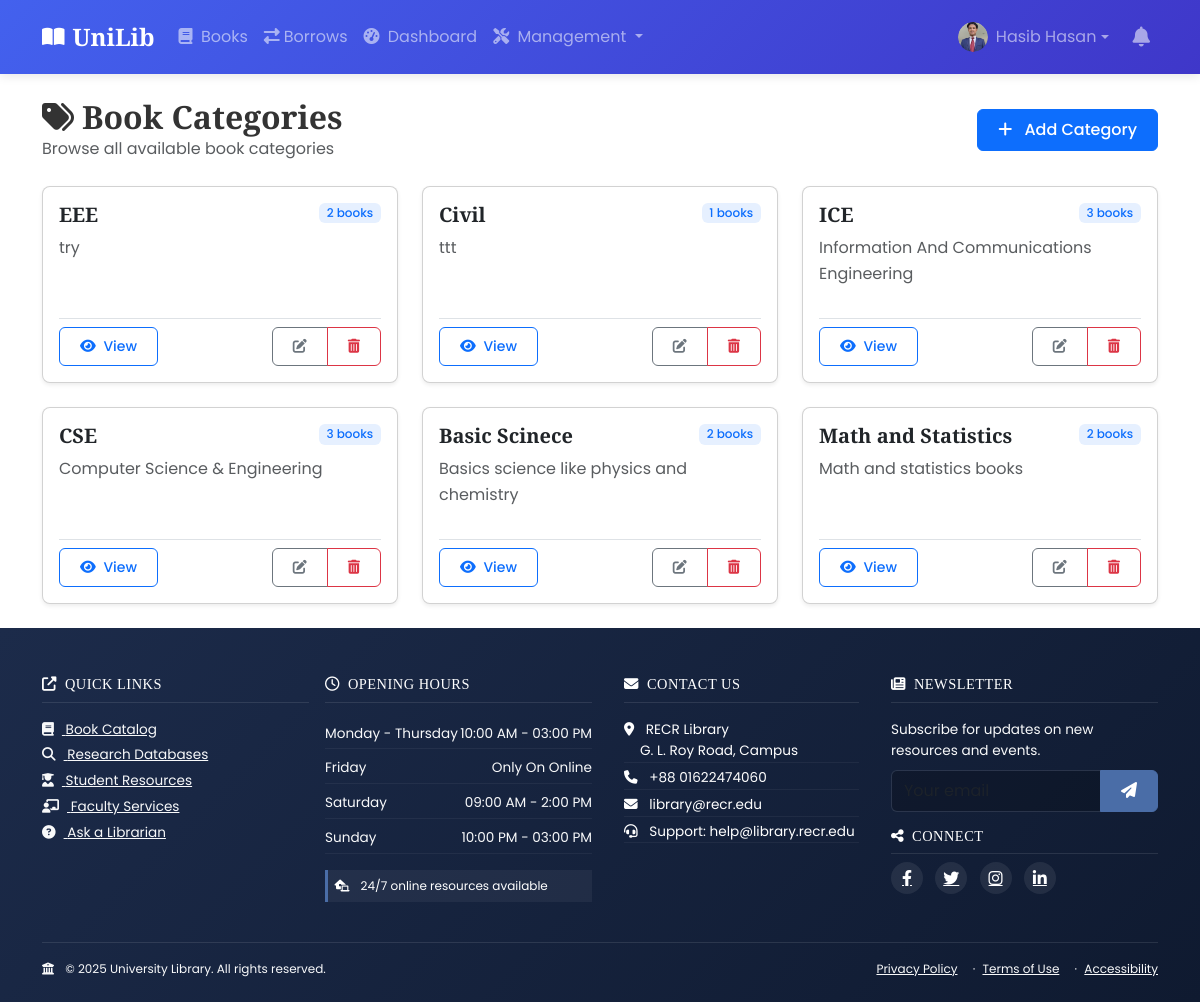
Screenshot of /books/categories/ (signed in) with the database file from the repository.
### accounts/models.py (models this page shows, shortened)
class User(AbstractUser):
    email = models.EmailField(unique=True)
    class Role(models.TextChoices):
        ADMIN = 'ADMIN', _('Admin')
        LIBRARIAN = 'LIBRARIAN', _('Librarian')
        STUDENT = 'STUDENT', _('Student')
        FACULTY = 'FACULTY', _('Faculty')
    role = models.CharField(max_length=10, choices=Role.choices, default=Role.STUDENT)
    university_id = models.CharField(max_length=20, unique=True)
    phone = models.CharField(max_length=15, blank=True)
    address = models.TextField(blank=True)
    profile_picture = models.ImageField(upload_to='profile_pics/', blank=True, null=True)
    def is_admin(self):
        return self.role == self.Role.ADMIN
    def is_librarian(self):
        return self.role == self.Role.LIBRARIAN
    def get_profile_picture(self):
        if self.profile_picture and hasattr(self.profile_picture, 'url'):
            return self.profile_picture.url
        return '/static/images/default_profile.png'

### books/models.py (models this page shows, shortened)
class Category(models.Model):
    name = models.CharField(max_length=100, unique=True)
    description = models.TextField(blank=True)

### books/views.py (the view)
# urls.py: path('categories/', CategoryListView.as_view(), name='category-list'),
class CategoryListView(ListView):
    model = Category
    template_name = 'books/category_list.html'
    context_object_name = 'categories'

### books/templates/books/category_list.html (shortened to what this page needs)
{% extends 'base.html' %}
{% block content %}
<div class="container py-4 animate__animated animate__fadeIn">
    <div class="d-flex justify-content-between align-items-center mb-4">
        <div>
            <h2 class="mb-0">
                <i class="fas fa-tags me-2"></i>Book Categories
            </h2>
            <p class="text-muted mb-0">Browse all available book categories</p>
        </div>
        {% if user.is_admin or user.is_librarian %}
        <a href="{% url 'category-create' %}" class="btn btn-primary">
            <i class="fas fa-plus me-2"></i> Add Category
        </a>
        {% endif %}
    </div>
    {% if categories %}
    <div class="row g-4">
        {% for category in categories %}
        <div class="col-lg-4 col-md-6">
            <div class="card shadow-sm hover-shadow h-100">
                <div class="card-body d-flex flex-column">
                    <div class="d-flex justify-content-between align-items-start mb-2">
                        <h5 class="card-title mb-0">{{ category.name }}</h5>
                        <span class="badge bg-primary bg-opacity-10 text-primary">
                            {{ category.book_set.count }} books
                        </span>
                    </div>
                    {% if category.description %}
                    <p class="card-text text-muted flex-grow-1">
                        {{ category.description|truncatewords:25 }}
                    </p>
                    {% endif %}
                    <div class="d-flex justify-content-between align-items-center mt-3 pt-2 border-top">
                        <a href="{% url 'category-detail' category.pk %}" class="btn btn-sm btn-outline-primary">
                            <i class="fas fa-eye me-1"></i> View
                        </a>
                        {% if user.is_admin or user.is_librarian %}
                        <div class="btn-group">
                            <a href="{% url 'category-update' category.pk %}" class="btn btn-sm btn-outline-secondary">
                                <i class="fas fa-edit"></i>
                            </a>
                            <a href="{% url 'category-delete' category.pk %}" class="btn btn-sm btn-outline-danger">
                                <i class="fas fa-trash-alt"></i>
                            </a>
                        </div>
                        {% endif %}
                    </div>
                </div>
            </div>
        </div>
        {% endfor %}
    </div>
    {% endif %}
</div>
{% endblock %}

### templates/base.html (shortened to what this page needs)
{% load static %}
<!DOCTYPE html>
<html lang="en">
<head>
    <link href="https://cdn.jsdelivr.net/npm/bootstrap@5.3.0/dist/css/bootstrap.min.css" rel="stylesheet">
    <link rel="stylesheet" href="https://cdnjs.cloudflare.com/ajax/libs/font-awesome/6.4.0/css/all.min.css">
    <link rel="stylesheet" href="https://cdnjs.cloudflare.com/ajax/libs/animate.css/4.1.1/animate.min.css"/>
    <link rel="stylesheet" href="{% static 'css/style.css' %}">
</head>
<body class="d-flex flex-column min-vh-100">
    <nav class="navbar navbar-expand-lg navbar-dark bg-gradient-primary">
        <div class="container">
            <a class="navbar-brand d-flex align-items-center" href="{% url 'home' %}">
                <i class="fas fa-book-open me-2"></i>
                <span class="brand-text">UniLib</span>
            </a>
            <div class="collapse navbar-collapse" id="navbarNav">
                <ul class="navbar-nav me-auto">
                    <li class="nav-item">
                        <a class="nav-link" href="{% url 'book-list' %}">
                            <i class="fas fa-book me-1"></i> Books
                        </a>
                    </li>
                    {% if user.is_authenticated %}
                    <li class="nav-item">
                        <a class="nav-link" href="{% url 'borrow-list' %}">
                            <i class="fas fa-exchange-alt me-1"></i>Borrows
                        </a>
                    </li>
                    <li class="nav-item">
                        <a class="nav-link" href="{% url 'dashboard' %}">
                            <i class="fas fa-tachometer-alt me-1"></i> Dashboard
                        </a>
                    </li>
                    {% if user.is_admin or user.is_librarian %}
                    <li class="nav-item dropdown">
                        <a class="nav-link dropdown-toggle" href="#" id="adminDropdown" role="button" data-bs-toggle="dropdown">
                            <i class="fas fa-tools me-1"></i> Management
                        </a>
                    </li>
                    {% endif %}
                    {% endif %}
                </ul>
                <ul class="navbar-nav">
                {% if user.is_authenticated %}
                <li class="nav-item dropdown me-2">
                    <a class="nav-link dropdown-toggle d-flex align-items-center" href="#" id="userDropdown" role="button" data-bs-toggle="dropdown">
                        <div class="avatar avatar-sm me-2">
                            <img src="{{ user.get_profile_picture }}" class="rounded-circle" alt="Profile">
                        </div>
                        <span class="d-none d-lg-inline">{{ user.get_full_name|default:user.username }}</span>
                    </a>
                </li>
                <li class="nav-item d-flex align-items-center">
                    <a class="nav-link position-relative" href="{% url 'notification-list' %}">
                        <i class="fas fa-bell fa-lg"></i>
                    </a>
                </li>
                {% endif %}
            </ul>
            </div>
        </div>
    </nav>
    <main class="flex-grow-1">
        {% block content %}{% endblock %}
    </main>
    <footer class="library-footer bg-dark-blue text-white pt-5 pb-4">
        <div class="container">
            <div class="row gx-3">
                <div class="col-lg-3 col-md-6 mb-4 px-2">
                    <h5 class="text-uppercase text-white mb-3 pb-2 section-header">
                        <i class="fas fa-external-link-alt me-2"></i>Quick Links
                    </h5>
                    <ul class="list-unstyled footer-links">
                        <li class="mb-1">
                            <a href="{% url 'book-list' %}" class="text-light hover-accent">
                                <i class="fas fa-book me-2"></i>
                                Book Catalog
                            </a>
                        </li>
                        <li class="mb-1">
                            <a href="https://www.ru.ac.bd/ier/" class="text-light hover-accent" target='blank'>
                                <i class="fas fa-search me-2"></i>
                                Research Databases
                            </a>
                        </li>
                        <li class="mb-1">
                            <a href="https://www.ru.ac.bd/publications/" class="text-light hover-accent" target='blank'>
                                <i class="fas fa-user-graduate me-2"></i>
                                Student Resources
                            </a>
                        </li>
                        <li class="mb-1">
                            <a href="https://www.ru.ac.bd/faculties/" class="text-light hover-accent" target='blank'>
                                <i class="fas fa-chalkboard-teacher me-2"></i>
                                Faculty Services
                            </a>
                        </li>
                        <li>
                            <a href="https://www.facebook.com/sadrul.sabbir" class="text-light hover-accent" target='blank'>
                                <i class="fas fa-question-circle me-2"></i>
                                Ask a Librarian
                            </a>
                        </li>
                    </ul>
                </div>
                <div class="col-lg-3 col-md-6 mb-4 px-2">
                    <h5 class="text-uppercase text-white mb-3 pb-2 section-header">
                        <i class="far fa-clock me-2"></i>Opening Hours
                    </h5>
                    <ul class="list-unstyled text-light footer-hours">
                        <li class="d-flex justify-content-between mb-1 py-1 hour-item">
                            <span>Monday - Thursday</span>
                            <span>10:00 AM - 03:00 PM</span>
                        </li>
                        <li class="d-flex justify-content-between mb-1 py-1 hour-item">
                            <span>Friday</span>
                            <span>Only On Online</span>
                        </li>
                        <li class="d-flex justify-content-between mb-1 py-1 hour-item">
                            <span>Saturday</span>
                            <span>09:00 AM - 2:00 PM</span>
                        </li>
                        <li class="d-flex justify-content-between py-1 hour-item">
                            <span>Sunday</span>
                            <span>10:00 PM - 03:00 PM</span>
                        </li>
                    </ul>
                    <div class="online-resources-notice mt-2">
                        <i class="fas fa-laptop-house me-2"></i>
                        24/7 online resources available
                    </div>
                </div>
                <div class="col-lg-3 col-md-6 mb-4 px-4">
                    <h5 class="text-uppercase text-white mb-3 pb-2 section-header">
                        <i class="fas fa-envelope me-2"></i>Contact Us
                    </h5>
                    <address class="footer-contact">
                        <div class="mb-1 contact-item">
                            <i class="fas fa-map-marker-alt me-2"></i>
                            RECR Library<br>
                            <span class="ms-3 d-inline-block">G. L. Roy Road, Campus</span>
                        </div>
                        <div class="mb-1 contact-item">
                            <i class="fas fa-phone me-2"></i>
                            +88 01622474060
                        </div>
                        <div class="mb-1 contact-item">
                            <i class="fas fa-envelope me-2"></i>
                            library@recr.edu
                        </div>
                        <div class="contact-item">
                            <i class="fas fa-headset me-2"></i>
                            Support: help@library.recr.edu
                        </div>
                    </address>
                </div>
                <div class="col-lg-3 col-md-6 px-2">
                    <h5 class="text-uppercase text-white mb-3 pb-2 section-header">
                        <i class="fas fa-newspaper me-2"></i>Newsletter
                    </h5>
                    <p class="text-light mb-2 footer-text">
                        Subscribe for updates on new resources and events.
                    </p>
                    <form class="mb-3 newsletter-form">
                        <div class="input-group">
                            <input type="email" class="form-control bg-library-dark border-light-10 text-light" placeholder="Your email">
                            <button class="btn btn-accent" type="submit">
                                <i class="fas fa-paper-plane"></i>
                            </button>
                        </div>
                    </form>
                    <h5 class="text-uppercase text-white mt-3 mb-2 pb-2 section-header">
                        <i class="fas fa-share-alt me-2"></i>Connect
                    </h5>
                    <div class="social-icons">
                        <a href="#" class="social-icon me-2">
                            <i class="fab fa-facebook-f"></i>
                        </a>
                        <a href="#" class="social-icon me-2">
                            <i class="fab fa-twitter"></i>
                        </a>
                        <a href="#" class="social-icon me-2">
                            <i class="fab fa-instagram"></i>
                        </a>
                        <a href="#" class="social-icon">
                            <i class="fab fa-linkedin-in"></i>
                        </a>
                    </div>
                </div>
            </div>
            <div class="border-top border-light-10 pt-3 mt-3">
                <div class="row align-items-center">
                    <div class="col-md-6 mb-2 mb-md-0">
                        <p class="text-light mb-0 copyright-text">
                            <i class="fas fa-university me-2"></i>
                            © {% now "Y" %} University Library. All rights reserved.
                        </p>
                    </div>
                    <div class="col-md-6 text-md-end">
                        <ul class="list-inline mb-0 legal-links">
                            <li class="list-inline-item">
                                <a href="#" class="text-light hover-accent">
                                    Privacy Policy
                                </a>
                            </li>
                            <li class="list-inline-item mx-1">·</li>
                            <li class="list-inline-item">
                                <a href="#" class="text-light hover-accent">
                                    Terms of Use
                                </a>
                            </li>
                            <li class="list-inline-item mx-1">·</li>
                            <li class="list-inline-item">
                                <a href="#" class="text-light hover-accent">
                                    Accessibility
                                </a>
                            </li>
                        </ul>
                    </div>
                </div>
            </div>
        </div>
    </footer>
</body>
</html>

### rows the page displays
User: get_profile_picture (picture), get_full_name "Hasib Hasan"
Category: name "EEE", book_set.count "2", description "try"
Category: name "Civil", book_set.count "1", description "ttt"
Category: name "ICE", book_set.count "3", description "Information And Communications Engineering"
Category: name "CSE", book_set.count "3", description "Computer Science & Engineering"
Category: name "Basic Scinece", book_set.count "2", description "Basics science like physics and chemistry"
Category: name "Math and Statistics", book_set.count "2", description "Math and statistics books"
